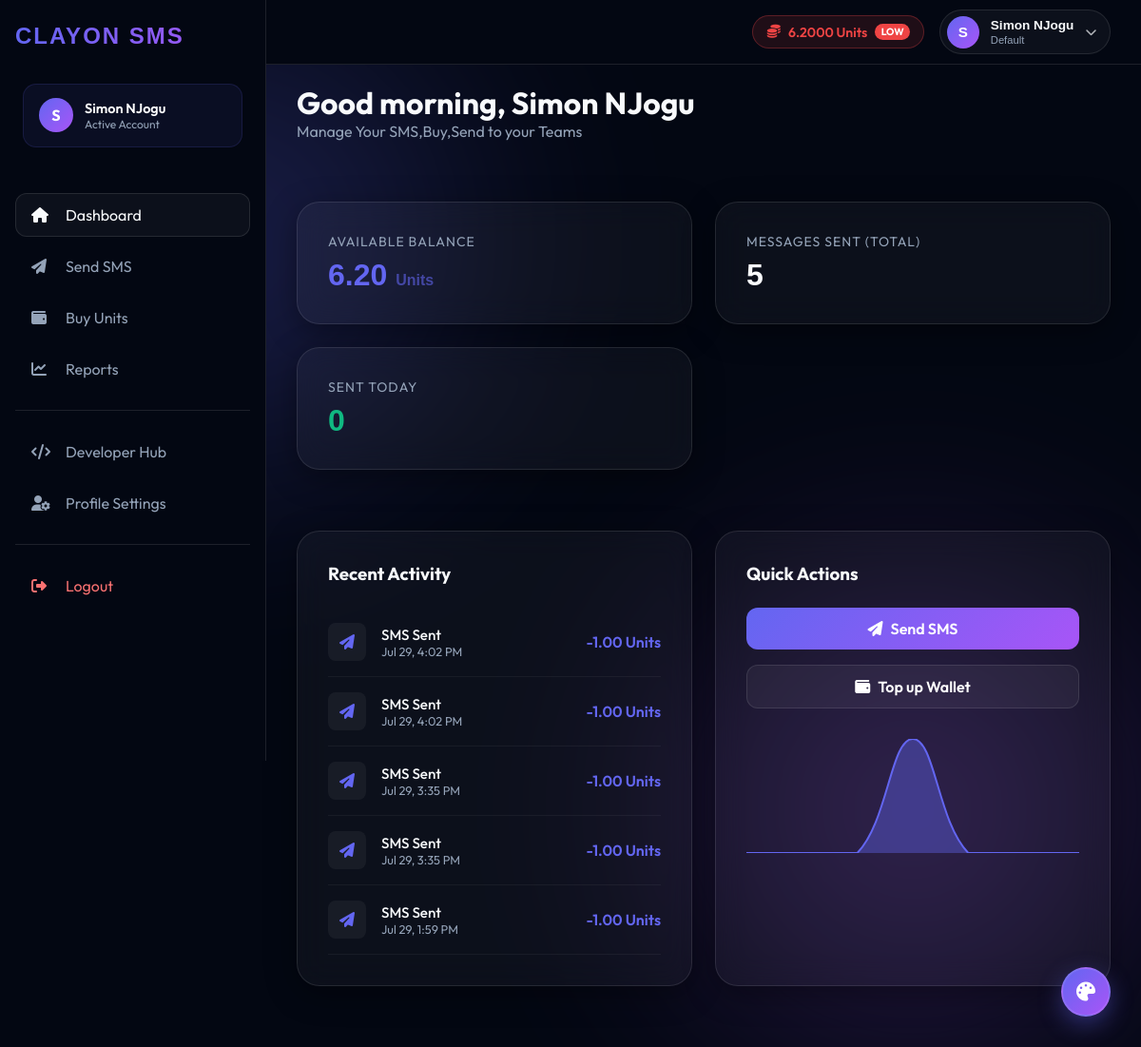
/index.php (signed in), run on the app's committed database.
### tables this page shows
CREATE TABLE `clients` (
  `id` int(11) NOT NULL,
  `name` varchar(100) NOT NULL,
  `email` varchar(100) NOT NULL,
  `phone` varchar(20) NOT NULL,
  `password_hash` varchar(255) NOT NULL,
  `plan_id` int(11) DEFAULT NULL,
  `status` enum('active','suspended','pending') DEFAULT 'active',
  `created_at` timestamp NOT NULL DEFAULT current_timestamp()
);

CREATE TABLE `wallet_accounts` (
  `client_id` int(11) NOT NULL,
  `balance_units` decimal(15,4) DEFAULT 0.0000,
  `reserved_units` decimal(15,4) DEFAULT 0.0000,
  `updated_at` timestamp NOT NULL DEFAULT current_timestamp() ON UPDATE current_timestamp()
);

CREATE TABLE `pricing_plans` (
  `id` int(11) NOT NULL,
  `plan_name` varchar(50) NOT NULL,
  `provider_markup_type` enum('percentage','fixed') DEFAULT 'percentage',
  `markup_value` decimal(10,4) NOT NULL,
  `min_topup` decimal(10,2) DEFAULT 0.00,
  `status` enum('active','inactive') DEFAULT 'active',
  `created_at` timestamp NOT NULL DEFAULT current_timestamp()
);

CREATE TABLE `wallet_ledger` (
  `id` bigint(20) NOT NULL,
  `client_id` int(11) NOT NULL,
  `entry_type` enum('credit','debit','reserved','refund','adjustment') NOT NULL,
  `units` decimal(15,4) NOT NULL,
  `reference` varchar(100) DEFAULT NULL,
  `note` text DEFAULT NULL,
  `created_at` timestamp NOT NULL DEFAULT current_timestamp()
);

### index.php (the view, shortened to what this page needs)
<?php
$db = getClayonDb();
$clientId = $_SESSION['CLAYON_CLIENT_ID'];
$stmt = $db->prepare("SELECT balance_units FROM wallet_accounts WHERE client_id = ?");
$stmt->execute([$clientId]);
$wallet = $stmt->fetch(PDO::FETCH_ASSOC);
$balance = $wallet ? (float) $wallet['balance_units'] : 0;
$stmt = $db->prepare("SELECT COUNT(*) FROM sms_requests WHERE client_id = ? AND status IN ('accepted', 'completed')");
$stmt->execute([$clientId]);
$totalSent = $stmt->fetchColumn();
$stmt = $db->prepare("SELECT COUNT(*) FROM sms_requests WHERE client_id = ? AND status IN ('accepted', 'completed') AND DATE(created_at) = CURDATE()");
$stmt->execute([$clientId]);
$todaySent = $stmt->fetchColumn();
$stmt = $db->prepare("SELECT * FROM wallet_ledger WHERE client_id = ? ORDER BY created_at DESC LIMIT 5");
$stmt->execute([$clientId]);
$recentActivities = $stmt->fetchAll(PDO::FETCH_ASSOC);
$stmt = $db->prepare("
    SELECT DATE(created_at) as date, COUNT(*) as count
    FROM sms_requests
    WHERE client_id = ? AND created_at >= DATE_SUB(CURDATE(), INTERVAL 6 DAY)
    GROUP BY DATE(created_at)
    ORDER BY DATE(created_at) ASC
");
$stmt->execute([$clientId]);
$chartRows = $stmt->fetchAll(PDO::FETCH_ASSOC);
$chartLabels = [];
$dateMap = [];
for ($i = 6; $i >= 0; $i--) {
    $date = date('Y-m-d', strtotime("-$i days"));
    $chartLabels[] = date('D', strtotime($date));
    $dateMap[$date] = 0;
}
foreach ($chartRows as $row) {
    if (isset($dateMap[$row['date']])) {
        $dateMap[$row['date']] = (int) $row['count'];
    }
}
$chartData = array_values($dateMap);
?>
<!DOCTYPE html>
<html lang="en">
<head>
    <link href="https://api.fontshare.com/v2/css?f[]=clash-display@500,600,700&display=swap" rel="stylesheet">
    <link rel="stylesheet" href="https://cdnjs.cloudflare.com/ajax/libs/font-awesome/6.4.0/css/all.min.css">
    <link rel="stylesheet" href="assets/css/style.css">
</head>
<body>
    <div class="aurora">
        <div class="blob blob-1"></div>
    </div>
    <?php include 'includes/header.php'; ?>
    <?php include 'includes/sidebar.php'; ?>
    <main class="main-content">
        <header style="margin-bottom: 2rem;">
            <?php
            $hour = date('H');
            if ($hour < 12) {
                $greeting = "Good morning";
            } elseif ($hour < 18) {
                $greeting = "Good afternoon";
            } else {
                $greeting = "Good evening";
            }
            ?>
            <h1><?php echo $greeting; ?>,
                <?php echo htmlspecialchars($_SESSION['CLAYON_CLIENT_NAME'] ?? 'Valued Client'); ?></h1>
            <p style="color: var(--text-muted);">Manage Your SMS,Buy,Send to your Teams</p>
        </header>
        <div class="dashboard-grid">
            <div class="glass-card stat-card">
                <span class="stat-label">Available Balance</span>
                <span class="stat-value" style="color: var(--primary);"><?php echo number_format($balance, 2); ?> <span
                        style="font-size: 1rem; opacity: 0.6;">Units</span></span>
            </div>
            <div class="glass-card stat-card">
                <span class="stat-label">Messages Sent (Total)</span>
                <span class="stat-value"><?php echo number_format($totalSent); ?></span>
            </div>
            <div class="glass-card stat-card">
                <span class="stat-label">Sent Today</span>
                <span class="stat-value"
                    style="color: var(--accent-success);"><?php echo number_format($todaySent); ?></span>
            </div>
        </div>
        <div class="dashboard-grid" style="margin-top: 0rem;">
            <div class="glass-card">
                <h3>Recent Activity</h3>
                <div style="margin-top: 1.5rem;">
                    <?php if (empty($recentActivities)): ?>
                        <p style="color: var(--text-muted); font-size: 0.9rem; text-align: center; padding: 2rem;">No recent
                            activity found.</p>
                    <?php else: ?>
                        <ul style="list-style: none; padding: 0;">
                            <?php foreach ($recentActivities as $activity): ?>
                                <?php
                                $isTopup = $activity['entry_type'] === 'credit';
                                $icon = $isTopup ? 'fa-arrow-down' : 'fa-paper-plane';
                                $color = $isTopup ? 'var(--accent-success)' : 'var(--primary)';
                                $title = $isTopup ? 'Account Top-up' : 'SMS Sent';
                                $units = $isTopup ? '+' . number_format($activity['units'], 2) : '-' . number_format($activity['units'], 2);
                                $date = date('M d, g:i A', strtotime($activity['created_at']));
                                ?>
                                <li
                                    style="display: flex; justify-content: space-between; align-items: center; padding: 1rem 0; border-bottom: 1px solid rgba(255,255,255,0.05);">
                                    <div style="display: flex; align-items: center; gap: 1rem;">
                                        <div
                                            style="width: 40px; height: 40px; border-radius: 8px; background: rgba(255,255,255,0.05); display: flex; align-items: center; justify-content: center; color: <?php echo $color; ?>;">
                                            <i class="fas <?php echo $icon; ?>"></i>
                                        </div>
                                        <div>
                                            <div style="font-weight: 500; font-size: 0.95rem;"><?php echo $title; ?></div>
                                            <div style="font-size: 0.8rem; color: var(--text-muted);"><?php echo $date; ?></div>
                                        </div>
                                    </div>
                                    <div style="font-weight: 600; color: <?php echo $color; ?>;">
                                        <?php echo $units; ?> Units
                                    </div>
                                </li>
                            <?php endforeach; ?>
                        </ul>
                    <?php endif; ?>
                </div>
            </div>
            <div class="glass-card">
                <h3>Quick Actions</h3>
                <div style="margin-top: 1.5rem; display: flex; flex-direction: column; gap: 1rem;">
                    <a href="send.php" class="btn-primary">
                        <i class="fas fa-paper-plane"></i> Send SMS
                    </a>
                    <a href="buy.php" class="btn-primary"
                        style="background: rgba(255,255,255,0.05); border: 1px solid var(--glass-border);">
                        <i class="fas fa-wallet"></i> Top up Wallet
                    </a>
                    <div style="margin-top: 1rem; height: 120px;">
                        <canvas id="volumeChart"></canvas>
                    </div>
                </div>
            </div>
        </div>
    </main>
    <?php include 'includes/theme-center.php'; ?>
    <script>
        document.addEventListener('DOMContentLoaded', function () {
            const ctx = document.getElementById('volumeChart').getContext('2d');
            // Get CSS variable color
            const getVar = (name) => getComputedStyle(document.documentElement).getPropertyValue(name).trim();
            new Chart(ctx, {
                type: 'line',
                data: {
                    labels: <?php echo json_encode($chartLabels); ?>,
                    datasets: [{
                        label: 'SMS Volume',
                        data: <?php echo json_encode($chartData); ?>,
                        borderColor: getVar('--primary'),
                        backgroundColor: getVar('--primary-glow'),
                        borderWidth: 2,
                        tension: 0.4,
                        fill: true,
                        pointRadius: 0
                    }]
                },
                options: {
                    responsive: true,
                    maintainAspectRatio: false,
                    plugins: { legend: { display: false } },
                    scales: {
                        x: { display: false },
                        y: {
                            display: false,
                            beginAtZero: true
                        }
                    }
                }
            });
        });
    </script>
</body>
</html>

### includes/header.php (shortened to what this page needs)
<?php
$headerClientId = $_SESSION['CLAYON_CLIENT_ID'] ?? null;
$headerClientName = $_SESSION['CLAYON_CLIENT_NAME'] ?? 'Guest';
$headerInitial = strtoupper(substr($headerClientName, 0, 1));
$headerUnits = 0.0000;
$headerPlanName = 'Default Plan';
if ($headerClientId) {
    try {
        $headerDb = getClayonDb();
        $hStmt = $headerDb->prepare("
            SELECT c.*, p.plan_name, w.balance_units
            FROM clients c
            LEFT JOIN pricing_plans p ON c.plan_id = p.id
            LEFT JOIN wallet_accounts w ON c.id = w.client_id
            WHERE c.id = ? LIMIT 1
        ");
        $hStmt->execute([$headerClientId]);
        $hClient = $hStmt->fetch(PDO::FETCH_ASSOC);
        if ($hClient) {
            $headerUnits = (float)($hClient['balance_units'] ?? 0);
            $headerPlanName = $hClient['plan_name'] ?? 'Default Plan';
        }
    } catch (Exception $e) {
        error_log("Header DB Error: " . $e->getMessage());
    }
}
?>
<header class="saas-top-header">
    <div class="header-right">
        <a href="buy.php" class="header-units-badge <?php echo $headerUnits < 10 ? 'low-balance' : ''; ?>" title="Click to Refill Units">
            <i class="fas fa-coins"></i>
            <span><?php echo number_format($headerUnits, 4); ?> Units</span>
            <?php if ($headerUnits < 10): ?>
                <span class="low-tag">Low</span>
            <?php endif; ?>
        </a>
        <button class="header-profile-btn" onclick="openProfileModal()" title="View Account Profile">
            <div class="avatar-circle"><?php echo htmlspecialchars($headerInitial); ?></div>
            <div class="profile-info-text">
                <span class="profile-name"><?php echo htmlspecialchars($headerClientName); ?></span>
                <span class="profile-plan"><?php echo htmlspecialchars($headerPlanName); ?></span>
            </div>
            <i class="fas fa-chevron-down" style="font-size: 0.75rem; opacity: 0.7;"></i>
        </button>
    </div>
</header>

### data on the page
clients: wallet_accounts.balance_units "6.2000", pricing_plans.plan_name "Default"
wallet_accounts: balance_units "6.20"
wallet_ledger: entry_type "SMS Sent", created_at "Jul 29, 4:02 PM", units "-1.00"
wallet_ledger: entry_type "SMS Sent", created_at "Jul 29, 4:02 PM", units "-1.00"
wallet_ledger: entry_type "SMS Sent", created_at "Jul 29, 3:35 PM", units "-1.00"
wallet_ledger: entry_type "SMS Sent", created_at "Jul 29, 3:35 PM", units "-1.00"
wallet_ledger: entry_type "SMS Sent", created_at "Jul 29, 1:59 PM", units "-1.00"

### other printed values
$headerInitial "S"
$headerClientName "Simon NJogu"
$sessionInitial "S"
$sessionName "Simon NJogu"
$greeting "Good morning"
$_SESSION['CLAYON_CLIENT_NAME'] "Simon NJogu"
$totalSent "5"
$todaySent "0"
chart data {{ json_encode($chartData) }} [0,0,0,3,0,0,0]
